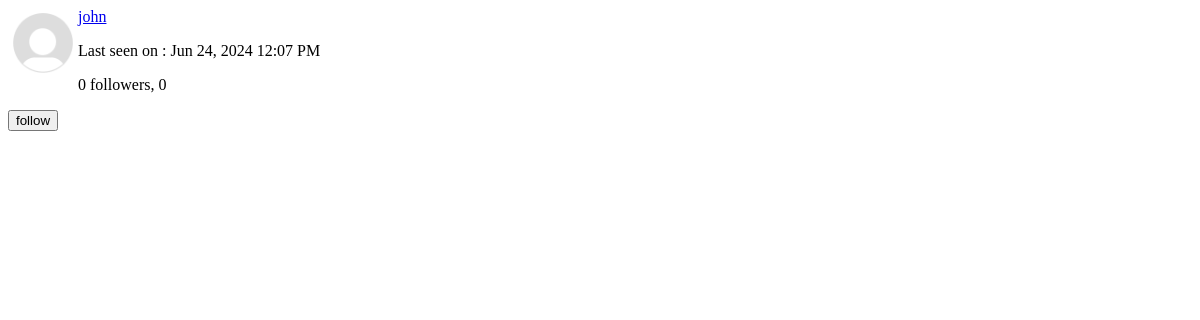
The app's page /user-profile/john/popup (signed in), older data.
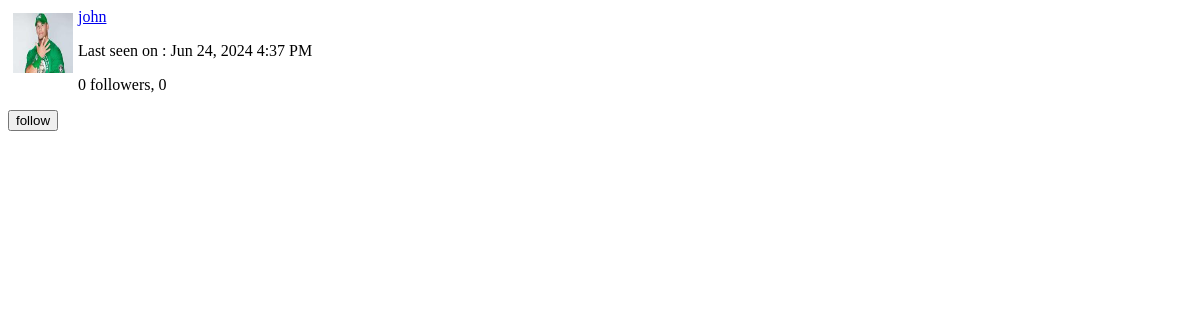
The same page, newer data.
### app/models.py (models this page shows, shortened)
class PaginatedAPIMixin(object):
    @staticmethod
    def to_collection_dict(query, page, per_page, endpoint, **kwargs):
        resources = db.paginate(query, per_page=per_page,
                                page=page, error_out=False)
        data = {
            'items':[item.to_dict() for item in resources.items],
            '_meta':{
                'page':page,
                'per_page':per_page,
                'total_pages':resources.pages,
                'total_items':resources.total,
            },
            '_links':{
                'self':url_for(endpoint, page=page, per_page=per_page,
                               **kwargs),
                'next':url_for(endpoint, page=page+1, per_page=per_page,
                               **kwargs) if resources.has_next else None,
                'prev':url_for(endpoint, page=page -1, per_page=per_page,
                               **kwargs) if resources.has_prev else None,
            }
        }
        return data

class User(PaginatedAPIMixin, UserMixin, db.Model):
    id = db.Column(db.Integer, primary_key = True)
    username = db.Column(db.String(64), index=True, unique = True)
    email = db.Column(db.String(128), index=True, unique = True)
    password_hash = db.Column(db.String(256))
    post = db.relationship('Post', backref='author', cascade="all, delete-orphan", lazy='dynamic')
    about_me = db.Column(db.String(140))
    last_seen = db.Column(db.DateTime, default=lambda: datetime.now(timezone.utc))
    profile_pic = db.Column(db.String(64), nullable = False, default='default_prof_pic.png')
    followed = db.relationship(
        'User',  secondary = followers,
        primaryjoin = (followers.c.follower_id == id),
        secondaryjoin = (followers.c.followed_id == id),
        backref = db.backref('followers', lazy='dynamic'), lazy='dynamic')
    messages_sent = db.relationship('Message', foreign_keys='Message.sender_id',
                                   backref='author', cascade="all, delete-orphan", lazy='dynamic')
    messages_received = db.relationship('Message', foreign_keys='Message.receiver_id',
                                        backref='receiver', cascade="all, delete-orphan", lazy='dynamic')
    last_message_read_time = db.Column(db.DateTime, default=datetime.now(timezone.utc))
    notifications = db.relationship('Notification', backref='user',
                              lazy='dynamic', cascade="all, delete-orphan")
    tasks = db.relationship('Task', backref='user', lazy='dynamic')
    comment = db.relationship('Comment', backref='author', lazy='dynamic')
    post_like = db.relationship('PostLike', backref='author', lazy='dynamic')
    comment_like = db.relationship('CommentLike', backref='author', lazy='dynamic')
    token = db.Column(db.String(32), index=True, unique=True)
    token_expiration = db.Column(db.DateTime)
    pwd_reset_token_version = db.Column(db.Integer, default = 0)
    def is_following(self, user):
        return self.followed.filter(
            followers.c.followed_id == user.id).count() > 0

### app/main/routes.py (the view)
@bp.route('/user-profile/<username>/popup')
@login_required
def user_popup(username):
    user = User.query.filter_by(username=username).first_or_404()
    form = EmptyForm()
    return render_template('user_popup.html', user=user, form=form, title='user profile')

### app/main/forms.py
class SearchForm(FlaskForm):
    query = StringField(_l('Search'), validators=[DataRequired()])
    def __init__(self, *args, **kwargs):
        if 'formdata' not in kwargs:
            kwargs['formdata'] = request.args
        if 'meta' not in kwargs:
            kwargs['meta'] = {'csrf':False}
        super(SearchForm, self).__init__(*args, **kwargs)

class EmptyForm(FlaskForm):
    submit = SubmitField('Submit')

### app/__init__.py (called while the page is built)
def get_locale():
    return request.accept_languages.best_match(current_app.config['LANGUAGES'])

### app/main/routes.py (called while the page is built)
@bp.before_request
def before_request():
    if current_user.is_authenticated:
        current_user.last_seen = datetime.now(timezone.utc)
        db.session.commit()
        g.search_form = SearchForm()
    g.locale = str(get_locale())
    if request.endpoint and request.endpoint!='static':
        session['last_endpoint'] = request.endpoint
        session['last_args'] = request.view_args

### app/models.py (called while the page is built)
@login.user_loader
def load_user(id):
    return db.session.get(User, int(id))

    @classmethod
    def before_commit(cls, session):
        session._change={
            'add':[obj for obj in session.new if isinstance(obj, cls)],
            'update':[obj for obj in session.dirty if isinstance(obj, cls)],
            'deleted':[obj for obj in session.deleted if isinstance(obj, cls)],
        }

    @classmethod
    def after_commit(cls, session):
        for obj in session._change['add']:
            add_to_index(cls.__tablename__, obj)
        for obj in session._change['update']:
            add_to_index(cls.__tablename__, obj)
        for obj in session._change['deleted']:
            remove_from_index(cls.__tablename__, obj)
        session._change = None

### app/templates/user_popup.html (shortened to what this page needs)
<div>
<img src="{{url_for('static', filename='profile_pictures/'+user.profile_pic) }}"
style="margin: 5px; float: left;" width="60" height="60">
<p><a href="{{url_for('main.user_profile', username=user.username)}}">{{user.username}}</a></p>
{% if user.last_seen %}
<p> Last seen on : {{moment(user.last_seen).format('lll')}} </p>
{% endif %}
<p> {{user.followers.count()}} followers, {{user.followed.count()}}  </p>
{% if user!=current_user%}
{% if not current_user.is_following(user) %}
<p>
    <form action="{{ url_for('main.follow', username=user.username)}}" method="POST">
        {{form.submit(value='follow', class='btn btn-outline-primary btn-sm')}}
    </form>
</p>
{% else %}
<form action="{{url_for('main.unfollow', username=user.username)}}">
    {{form.hidden_tag()}}
    {{form.submit(value='unfollow', class='btn btn-outline-primary btn-sm')}}
</form>
{% endif %}
{% endif %}
</div>

Row changes from the older to the newer data that the page shows:
changed User "john": profile_pic: picture added in place of a placeholder; last_seen "Jun 24, 2024 12:07 PM" → "Jun 24, 2024 4:37 PM"
